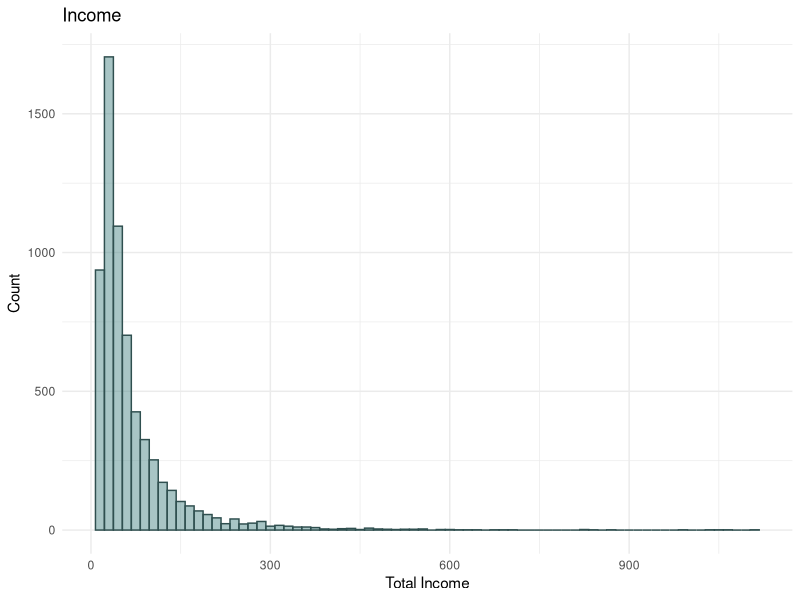
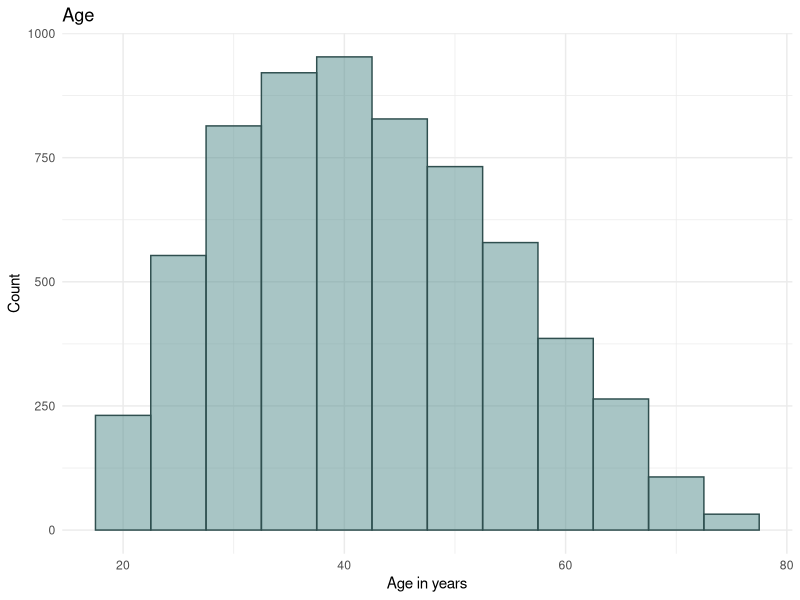
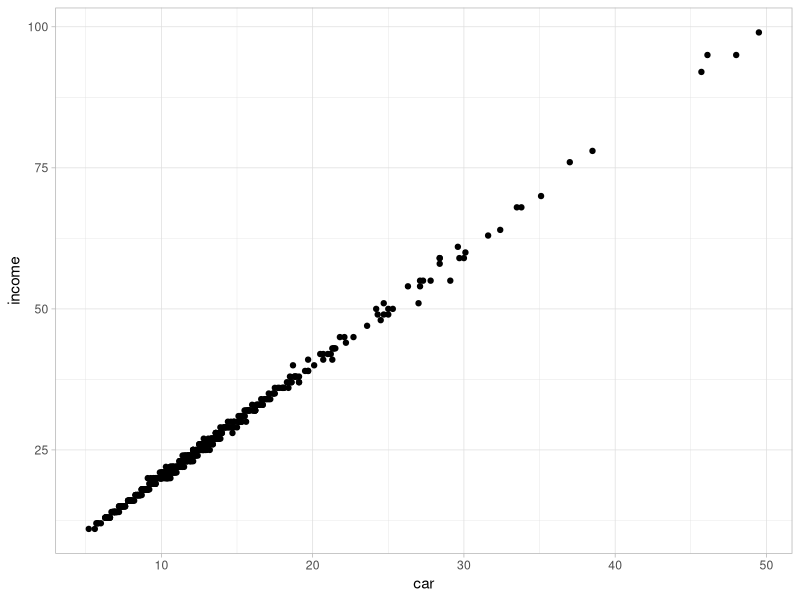

Write the R code that produced these figures, in order.
#Exploratory Data Analysis

library(tidyverse)
install.packages("haven")
library(haven)
sample.survey = read_sav("demo.sav")
sample.survey <- as_tibble(sample.survey)
sample.survey

#Central Tendency

summary(sample.survey)

#mean the average of observed cases

mean(sample.survey$income)



#median - the middle number(s) of the dataset

median(sample.survey$income)

sampleAge <- sample(sample.survey$age, 600)
sampleAge

avgSampleAge <- median(sampleAge)
avgSampleAge


#mode - most commonly occurring number
x <- table((sample.survey$inccat))
x
names(x)[which(x==max(x))]

#Measures of asymmetry

#skewness - indicates whether the observations in a data set are concentrated to one side


demo.histogram <- ggplot(data = sample.survey, aes(x = income))
demo.histogram + geom_histogram(binwidth = 15, color = "darkslategray", fill = "darkslategray4", alpha = 0.5) +
  ggtitle("Income") +
  labs(y = "Count", x = "Total Income") +
  theme_minimal() 

#Positive Skew is a skew to the right
#Negative Skew is a skew to the left
#Complete symmetry has no skew

demo.histogram.2 <- ggplot(data = sample.survey, aes(x = age))
demo.histogram.2 + geom_histogram(binwidth = 5, color = "darkslategray", fill = "darkslategray4", alpha = 0.5) +
  ggtitle("Age") +
  labs(y = "Count", x = "Age in years") +
  theme_minimal() 

#Variance, Standard Deviation, and the Coefficient of Variability

#Variance measure the dispersion of a set of data points around their mean value -- denoted as s(squared). For variance, the closer a number is to the mean, the smaller the variance

#sapply(...) - function that allows for the running of operations in a repetitive way, from element to element

var(sample.survey$income)

#Standard Deviation - the square root of the variation

sd(sample.survey$income)

#Coefficient of Variation - relative standard deviation. It is the standard deviation relative to the mean

coef.var <- sd(sample.survey$income)/mean(sample.survey$income)
coef.var

#Covariance and Correlation

sample.survey %>% subset(age <= 25) %>% ggplot(aes(y = income, x = car)) +
  geom_point() + theme_light()

#Covariance - statistic used to determine correlation
  #Positive, Negative, Zero

#Correlation Coefficient - covariance is subject to the scale being measured thus can only be evaluated in that context. The Correlation Coefficient adjust from that and allows it to measured against other observations. It can never be more than 1 or less than -1

cor(sample.survey$car, sample.survey$income)

cor.test(sample.survey$car, sample.survey$income)






